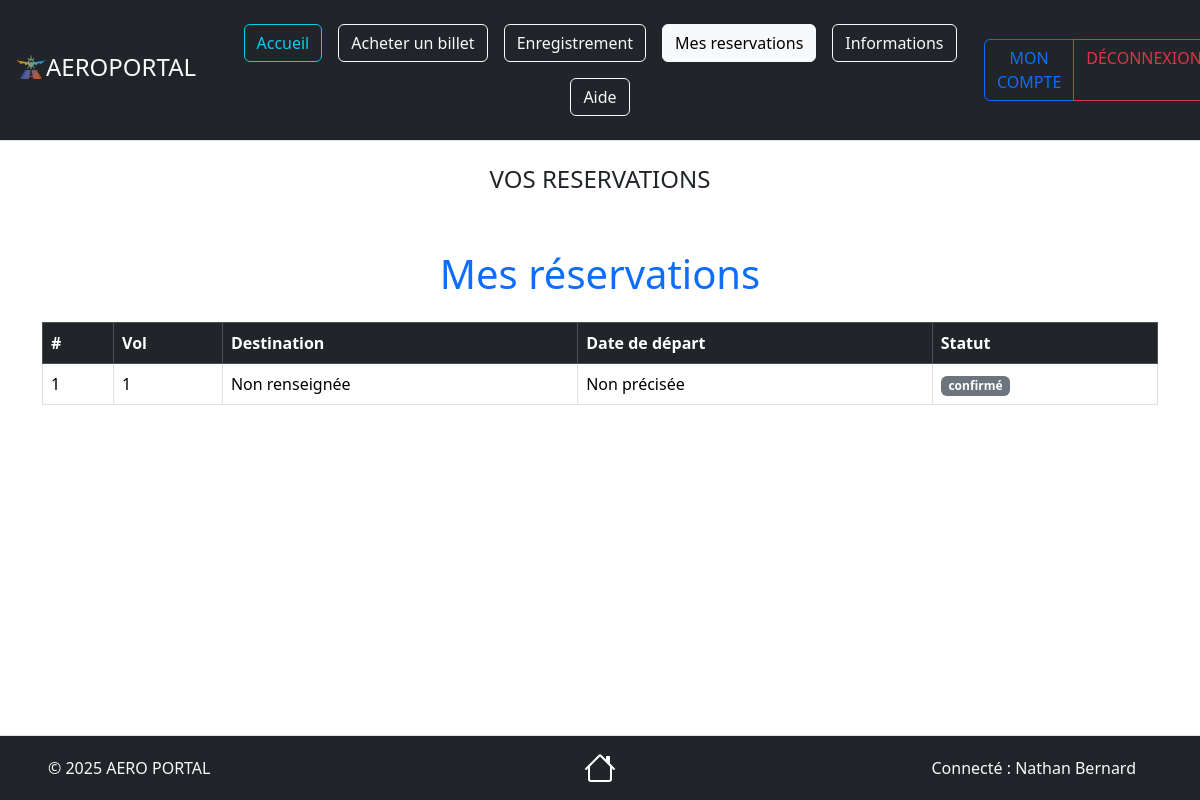
/views/Reservation.php (signed in), run on the app's committed database.
### tables this page shows
CREATE TABLE IF NOT EXISTS `reservations` (
                                              `id_reservation` int NOT NULL AUTO_INCREMENT COMMENT 'Identifiant unique de la réservation',
                                              `ref_utilisateur` int NOT NULL COMMENT 'Référence utilisateur',
                                              `ref_vol` int NOT NULL COMMENT 'Référence vol',
                                              `classe` enum('Économique','Affaires','Première') DEFAULT 'Économique' COMMENT 'Classe',
                                              `statut` enum('confirmé','annulé','en attente') DEFAULT 'confirmé' COMMENT 'Statut réservation',
                                              `date_reservation` datetime DEFAULT CURRENT_TIMESTAMP COMMENT 'Date de réservation',
                                              PRIMARY KEY (`id_reservation`),
                                              KEY `ref_utilisateur` (`ref_utilisateur`),
                                              KEY `ref_vol` (`ref_vol`)
);

### source/repository/ReservationsRepository.php (called while the page is built, shortened)
<?php
require_once __DIR__ . '/../model/ReservationsModel.php';
class ReservationsRepository
{
    private PDO $bdd;
    public function __construct(PDO $bdd)
    {
        $this->bdd = $bdd;
    }
    public function getReservationsByUserId(int $idUser): array
    {
        $stmt = $this->bdd->prepare("SELECT * FROM reservations WHERE ref_utilisateur = :idUser");
        $stmt->execute(['idUser' => $idUser]);
        $reservations = [];
        while ($row = $stmt->fetch(PDO::FETCH_ASSOC)) {
            $reservations[] = new ReservationsModel($row);
        }
        return $reservations;
    }
}

### source/model/ReservationsModel.php (called while the page is built, shortened)
<?php
class ReservationsModel
{
    private $ref_vol;
    private string $destination;
    private string $dateDepart;
    private $statut;
    public function hydrate(array $data): void
    {
        foreach ($data as $key => $value) {
            $method = 'set' . ucfirst($key);
            if (isset($data['ref_vol'])) {
                $this->ref_vol = (int) $data['ref_vol'];
            }
            if (isset($data['Destination'])) {
                $this->destination = $data['Destination'];
            } else {
                $this->destination = 'Non renseignée';
            }
        }
    }
    public function getRefvol(): int
    {
        return $this->ref_vol;
    }
    public function getDestination(): string {
        return $this->destination;
    }
    public function getStatut(): string
    {
        return $this->statut;
    }
    public function setRef_vol(int $ref_vol): void
    {
        $this->ref_vol = $ref_vol;
    }
    public function setStatut(string $statut): void
    {
        $this->statut = $statut;
    }
    public function getDateDepart(): string
    {
        return $this->dateDepart ?? 'Non précisée';
    }
}

### views/Reservation.php (the view, shortened to what this page needs)
<?php
require_once '../source/repository/ReservationsRepository.php';
$config = new Config();
$bdd = $config->connexion();
$reservationRepo = new ReservationsRepository($bdd);
$idUser = $_SESSION['utilisateur']['id'];
$reservations = $reservationRepo->getReservationsByUserId($idUser);
?>
    <!doctype html>
    <html lang="fr">
    <head>
        <link href="https://cdn.jsdelivr.net/npm/bootstrap@5.3.3/dist/css/bootstrap.min.css" rel="stylesheet">
    </head>
<body>
<header class="d-flex flex-wrap align-items-center justify-content-center justify-content-md-between py-3 mb-4 border-bottom bg-dark">
    <div class="col-2 ms-3 mb-2 mb-md-0 text-light">
        <a href="Acceuil.php" class="d-inline-flex link-body-emphasis text-decoration-none">
            <img src="../documentation/img/Logo.png" style="max-width: 15%; height: auto;">
            <div class="fs-4 text-light">AEROPORTAL</div>
        </a>
    </div>
    <ul class="nav col mb-2 justify-content-center mb-md-0">
        <li><a href="Acceuil.php" class="nav-link px-2"><button type="button" class="btn btn-outline-info">Accueil</button></a></li>
        <li><a href="AcheterBillet.php" class="nav-link px-2"><button type="button" class="btn btn-outline-light">Acheter un billet</button></a></li>
        <li><a href="Enregistrement.php" class="nav-link px-2"><button type="button" class="btn btn-outline-light">Enregistrement</button></a></li>
        <li><a href="Reservation.php" class="nav-link px-2"><button type="button" class="btn btn-outline-light active">Mes reservations</button></a></li>
        <li><a href="Information.php" class="nav-link px-2"><button type="button" class="btn btn-outline-light">Informations</button></a></li>
        <li><a href="Aide.php" class="nav-link px-2"><button type="button" class="btn btn-outline-light">Aide</button></a></li>
    </ul>
    <div class="col-2 btn-group md-3 me-3 text-end" role="group" aria-label="Boutons utilisateur">
        <?php if (isset($_SESSION['utilisateur'])): ?>
            <a href="../views/Account/AccountView.php" class="btn btn-outline-primary">MON COMPTE</a>
            <a href="../source/treatment/deconnexion.php" class="btn btn-outline-danger">DÉCONNEXION</a>
        <?php else: ?>
            <a href="Connexion.php" class="btn btn-outline-success">CONNEXION</a>
            <a href="Inscription.php" class="btn btn-outline-primary">INSCRIPTION</a>
        <?php endif; ?>
    </div>
</header>
<div class="mx-4">
    <div class="row">
        <h4 class="text-center text-uppercase">Vos reservations</h4>
    </div>
</div>
<div class="container mt-5">
    <h1 class="text-center text-primary mb-4">Mes réservations</h1>
    <?php if (empty($reservations)): ?>
        <div class="alert alert-info text-center">
            Vous n'avez encore effectué aucune réservation.
        </div>
        <div class="text-center">
            <a href="AcheterBillet.php" class="btn btn-outline-primary">Réserver un vol</a>
        </div>
    <?php else: ?>
        <table class="table table-bordered table-hover">
            <thead class="table-dark">
            <tr>
                <th>#</th>
                <th>Vol</th>
                <th>Destination</th>
                <th>Date de départ</th>
                <th>Statut</th>
            </tr>
            </thead>
            <tbody>
            <?php foreach ($reservations as $index => $res): ?>
                <tr>
                    <td><?= $index + 1 ?></td>
                    <td><?= htmlspecialchars($res->getRefVol()) ?></td>
                    <td><?= htmlspecialchars($res->getDestination()) ?></td>
                    <td><?= htmlspecialchars($res->getDateDepart()) ?></td>
                    <td>
                        <?php if ($res->getStatut() === 'Confirmée'): ?>
                            <span class="badge bg-success">Confirmée</span>
                        <?php elseif ($res->getStatut() === 'Annulée'): ?>
                            <span class="badge bg-danger">Annulée</span>
                        <?php else: ?>
                            <span class="badge bg-secondary"><?= htmlspecialchars($res->getStatut()) ?></span>
                        <?php endif; ?>
                    </td>
                </tr>
            <?php endforeach; ?>
            </tbody>
        </table>
    <?php endif; ?>
</div>
<?php include 'Footer.php'; ?>

### data on the page
reservations: ref_vol "1", Destination "Non renseignée", DateDepart "Non précisée", statut "confirmé"

### other printed values
$_SESSION['utilisateur']['prenom'] "Nathan"
$_SESSION['utilisateur']['nom'] "Bernard"
